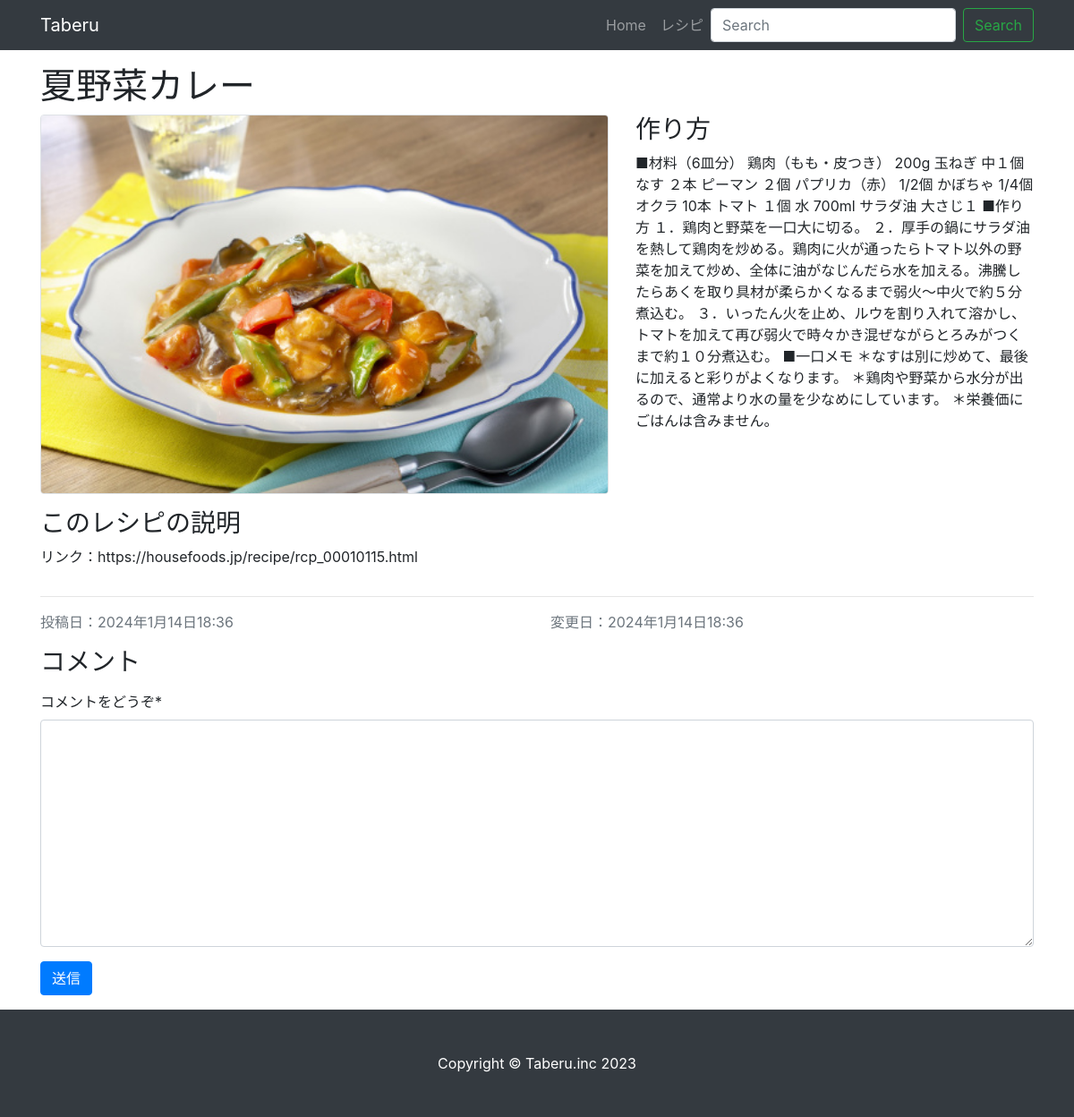
/Taberu/13, run on the app's committed database.
### Taberu/models.py (models this page shows, shortened)
class Taberu(models.Model):
    title = models.CharField(verbose_name="タイトル", max_length=200)
    content = models.TextField(verbose_name="内容")
    description = models.TextField(blank=True, default="")
    image = models.ImageField(upload_to="images/uploaded/", default=None, null=True, blank=True)
    detail_main = ImageSpecField(
        source="image",
        processors=[ResizeToFill(640, 480)],
        format="jpeg",
        options={"quality": 80}
    )
    user = models.ForeignKey(User, on_delete=models.CASCADE, default=None, null=True)
    created = models.DateTimeField(auto_now_add=True)
    modified = models.DateTimeField(auto_now=True)
    class Meta:
        verbose_name = "タベル"
        verbose_name_plural = "タベル"

### Taberu/views.py (the view, shortened to what this page needs)
# urls.py: path('<int:pk>', TaberuDetailView.as_view(), name="detail"),
class TaberuDetailView(DetailView):
    model = Taberu
    def get_context_data(self, **kwargs):
        context = super().get_context_data(**kwargs)
        context['CommentForm'] = CommentForm(initial={'Taberu': self.object})
        return context

### comment/forms.py
class CommentForm(forms.ModelForm):
    class Meta:
        model = Comment
        fields = ["content","Taberu",]
        widgets = {
            "Taberu":forms.HiddenInput()
        }
        labels = {
            "content":"コメントをどうぞ"
        }

### Taberu/templates/Taberu/taberu_detail.html (shortened to what this page needs)
{% extends "base.html" %}
{% load static %}
{% load crispy_forms_tags %}
{% block body %}
    <div class="row my-3">
        <div class="col-lg-12">
            <h1>{{ taberu.title }}</h1>
        </div>
        <div class="col-lg-7">
            {% if taberu.image %}
                <img src="{{ taberu.image.url }}" width="640" class="img-fluid rounded border">
            {% else %}
                <img src="{% static 'images/main_image.jpg' %}" width="640" class="img-fluid rounded border">
            {% endif %}
        </div>
        <div class="col-lg-5">
            <h3>作り方</h3>
            <p>{{ taberu.content }}</p>
        </div>
    </div>
    <div class="row">
        <div class="col-lg-12">
            <h3>このレシピの説明</h3>
            <p>{{ taberu.description }}</p>
        </div>
    </div>
    <hr>
    <div class="row">
        <div class="col">
            <p class="text-muted">投稿日：{{ taberu.created }}</p>
        </div>
        <div class="col">
            <p class="text-muted">変更日：{{ taberu.modified }}</p>
        </div>
    </div>
    <div class="row">
        <div class="col">
            <h3>コメント</h3>
        </div>
    </div>
    <div class="row">
        <div class="col">
            <form method="post" action="{% url 'comment:create' %}">
                {{ CommentForm|crispy }}
                <button type="submit" class="btn btn-primary">送信</button>
            </form>
        </div>
    </div>
{% endblock %}

### assets/css/small-business.css (style rules this page uses)
body { padding-top: 56px; }

### data on the page
Taberu: title "夏野菜カレー", image (picture), content "■材料（6皿分） 鶏肉（もも・皮つき） 200g 玉ねぎ 中１個 なす ２本 ピーマン ２個 パプリカ（赤） 1/2個 かぼちゃ 1/4個 オクラ 10本 トマト １個 水 700ml サラダ油 大さじ１ ■作り方 １．鶏肉と野菜を一口大に切る。 ２．厚手の鍋にサラダ油を熱して鶏肉を炒める。鶏肉に火が通ったらトマト以外の野菜を加えて炒め、全体に油がなじんだら水を加える。沸騰したらあくを取り具材が柔らかくなるまで弱火～中火で約５分煮込む。 ３．いったん火を止め、ルウを割り入れて溶かし、トマトを加えて再び弱火で時々かき混ぜながらとろみがつくまで約１０分煮込む。 ■一口メモ ＊なすは別に炒めて、最後に加えると彩りがよくなります。 ＊鶏肉や野菜から水分が出るので、通常より水の量を少なめにしています。 ＊栄養価にごはんは含みません。", description "リンク：https://housefoods.jp/recipe/rcp_00010115.html", created "2024年1月14日18:36", modified "2024年1月14日18:36"
